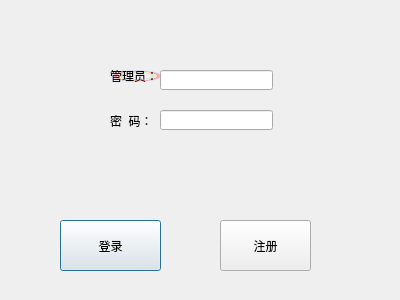
<?xml version="1.0" encoding="UTF-8"?>
<ui version="4.0">
 <class>Dialog</class>
 <widget class="QDialog" name="Dialog">
  <property name="geometry">
   <rect>
    <x>0</x>
    <y>0</y>
    <width>400</width>
    <height>300</height>
   </rect>
  </property>
  <property name="windowTitle">
   <string>Dialog</string>
  </property>
  <property name="styleSheet">
   <string notr="true">background-image: url(:/new/prefix1/4.jpg);</string>
  </property>
  <widget class="QPushButton" name="pushButton">
   <property name="geometry">
    <rect>
     <x>60</x>
     <y>220</y>
     <width>101</width>
     <height>51</height>
    </rect>
   </property>
   <property name="styleSheet">
    <string notr="true">border-image: url(:/new/prefix1/6.jpg);</string>
   </property>
   <property name="text">
    <string>登录</string>
   </property>
  </widget>
  <widget class="QPushButton" name="pushButton_2">
   <property name="geometry">
    <rect>
     <x>220</x>
     <y>220</y>
     <width>91</width>
     <height>51</height>
    </rect>
   </property>
   <property name="styleSheet">
    <string notr="true">border-image: url(:/new/prefix1/6.jpg);</string>
   </property>
   <property name="text">
    <string>注册</string>
   </property>
  </widget>
  <widget class="QLabel" name="label">
   <property name="geometry">
    <rect>
     <x>110</x>
     <y>70</y>
     <width>54</width>
     <height>12</height>
    </rect>
   </property>
   <property name="styleSheet">
    <string notr="true">background-color: qradialgradient(spread:pad, cx:0.5, cy:0.5, radius:0.5, fx:0.5, fy:0.5, stop:0 rgba(0, 0, 0, 0), stop:0.52 rgba(0, 0, 0, 0), stop:0.565 rgba(82, 121, 76, 33), stop:0.65 rgba(159, 235, 148, 64), stop:0.721925 rgba(255, 238, 150, 129), stop:0.77 rgba(255, 128, 128, 204), stop:0.89 rgba(191, 128, 255, 64), stop:1 rgba(0, 0, 0, 0));</string>
   </property>
   <property name="text">
    <string>管理员：</string>
   </property>
  </widget>
  <widget class="QLabel" name="label_2">
   <property name="geometry">
    <rect>
     <x>110</x>
     <y>110</y>
     <width>41</width>
     <height>21</height>
    </rect>
   </property>
   <property name="text">
    <string>密  码：</string>
   </property>
  </widget>
  <widget class="QLineEdit" name="lineEdit">
   <property name="geometry">
    <rect>
     <x>160</x>
     <y>70</y>
     <width>113</width>
     <height>20</height>
    </rect>
   </property>
  </widget>
  <widget class="QLineEdit" name="lineEdit_2">
   <property name="geometry">
    <rect>
     <x>160</x>
     <y>110</y>
     <width>113</width>
     <height>20</height>
    </rect>
   </property>
  </widget>
  <zorder>pushButton_2</zorder>
  <zorder>label</zorder>
  <zorder>label_2</zorder>
  <zorder>lineEdit</zorder>
  <zorder>lineEdit_2</zorder>
  <zorder>pushButton</zorder>
 </widget>
 <resources/>
 <connections/>
</ui>
